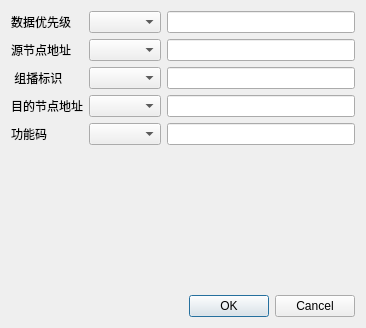
<?xml version="1.0" encoding="UTF-8"?>
<ui version="4.0">
 <class>DialogCanFrame</class>
 <widget class="QDialog" name="DialogCanFrame">
  <property name="geometry">
   <rect>
    <x>0</x>
    <y>0</y>
    <width>366</width>
    <height>328</height>
   </rect>
  </property>
  <property name="windowTitle">
   <string>Dialog</string>
  </property>
  <layout class="QVBoxLayout" name="verticalLayout">
   <item>
    <layout class="QGridLayout" name="gridLayout">
     <item row="0" column="0">
      <widget class="QLabel" name="label_78">
       <property name="text">
        <string>数据优先级</string>
       </property>
      </widget>
     </item>
     <item row="0" column="1">
      <widget class="QComboBox" name="comboBox_priority"/>
     </item>
     <item row="0" column="2">
      <widget class="QLineEdit" name="lineEdit_priority"/>
     </item>
     <item row="1" column="0">
      <widget class="QLabel" name="label_79">
       <property name="text">
        <string>源节点地址</string>
       </property>
      </widget>
     </item>
     <item row="1" column="1">
      <widget class="QComboBox" name="comboBox_srcAdrr"/>
     </item>
     <item row="1" column="2">
      <widget class="QLineEdit" name="lineEdit_srcAdrr"/>
     </item>
     <item row="2" column="0">
      <widget class="QLabel" name="label_80">
       <property name="text">
        <string> 组播标识</string>
       </property>
      </widget>
     </item>
     <item row="2" column="1">
      <widget class="QComboBox" name="comboBox_multicast"/>
     </item>
     <item row="2" column="2">
      <widget class="QLineEdit" name="lineEdit_multicast"/>
     </item>
     <item row="3" column="0">
      <widget class="QLabel" name="label_83">
       <property name="text">
        <string>目的节点地址</string>
       </property>
      </widget>
     </item>
     <item row="3" column="1">
      <widget class="QComboBox" name="comboBox_destAdrr"/>
     </item>
     <item row="3" column="2">
      <widget class="QLineEdit" name="lineEdit_destAdrr"/>
     </item>
     <item row="4" column="0">
      <widget class="QLabel" name="label_89">
       <property name="text">
        <string>功能码</string>
       </property>
      </widget>
     </item>
     <item row="4" column="1">
      <widget class="QComboBox" name="comboBox_funCode"/>
     </item>
     <item row="4" column="2">
      <widget class="QLineEdit" name="lineEdit_funCode"/>
     </item>
    </layout>
   </item>
   <item>
    <spacer name="verticalSpacer">
     <property name="orientation">
      <enum>Qt::Vertical</enum>
     </property>
     <property name="sizeHint" stdset="0">
      <size>
       <width>20</width>
       <height>126</height>
      </size>
     </property>
    </spacer>
   </item>
   <item>
    <widget class="QDialogButtonBox" name="buttonBox">
     <property name="orientation">
      <enum>Qt::Horizontal</enum>
     </property>
     <property name="standardButtons">
      <set>QDialogButtonBox::Cancel|QDialogButtonBox::Ok</set>
     </property>
    </widget>
   </item>
  </layout>
 </widget>
 <resources/>
 <connections>
  <connection>
   <sender>buttonBox</sender>
   <signal>accepted()</signal>
   <receiver>DialogCanFrame</receiver>
   <slot>accept()</slot>
   <hints>
    <hint type="sourcelabel">
     <x>248</x>
     <y>254</y>
    </hint>
    <hint type="destinationlabel">
     <x>157</x>
     <y>274</y>
    </hint>
   </hints>
  </connection>
  <connection>
   <sender>buttonBox</sender>
   <signal>rejected()</signal>
   <receiver>DialogCanFrame</receiver>
   <slot>reject()</slot>
   <hints>
    <hint type="sourcelabel">
     <x>316</x>
     <y>260</y>
    </hint>
    <hint type="destinationlabel">
     <x>286</x>
     <y>274</y>
    </hint>
   </hints>
  </connection>
 </connections>
</ui>
